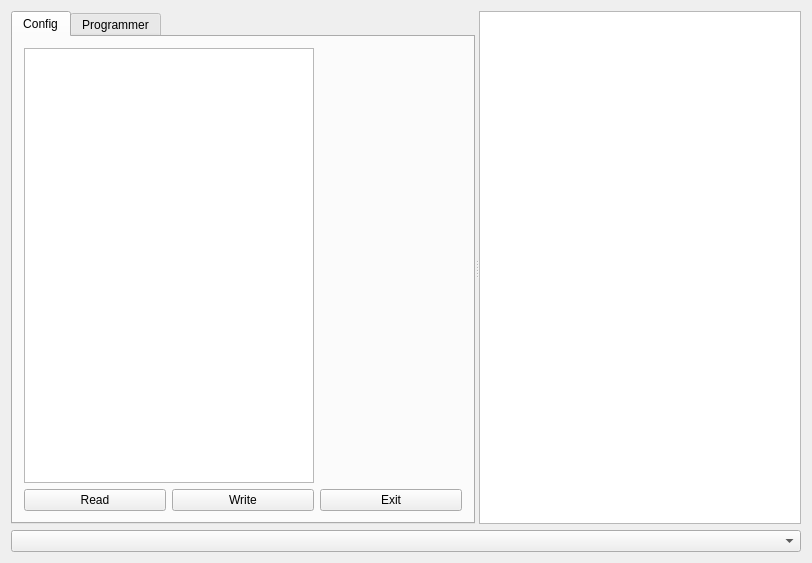
<?xml version="1.0" encoding="UTF-8"?>
<ui version="4.0">
 <class>escdude</class>
 <widget class="QWidget" name="escdude">
  <property name="geometry">
   <rect>
    <x>0</x>
    <y>0</y>
    <width>812</width>
    <height>563</height>
   </rect>
  </property>
  <property name="windowTitle">
   <string>escdude</string>
  </property>
  <layout class="QVBoxLayout" name="verticalLayout_2">
   <item>
    <widget class="QSplitter" name="splitter">
     <property name="orientation">
      <enum>Qt::Horizontal</enum>
     </property>
     <widget class="QTabWidget" name="tabWidget">
      <property name="currentIndex">
       <number>0</number>
      </property>
      <widget class="QWidget" name="tab">
       <attribute name="title">
        <string>Config</string>
       </attribute>
       <layout class="QHBoxLayout" name="horizontalLayout">
        <item>
         <layout class="QGridLayout" name="gridLayout">
          <item row="0" column="0" colspan="2">
           <widget class="QTableView" name="c_ptvTable"/>
          </item>
          <item row="1" column="0">
           <widget class="QPushButton" name="c_ppbReadConf">
            <property name="text">
             <string>Read</string>
            </property>
           </widget>
          </item>
          <item row="1" column="1">
           <widget class="QPushButton" name="c_ppbWriteConf">
            <property name="text">
             <string>Write</string>
            </property>
           </widget>
          </item>
          <item row="1" column="3">
           <widget class="QPushButton" name="c_ppbExit">
            <property name="text">
             <string>Exit</string>
            </property>
           </widget>
          </item>
         </layout>
        </item>
       </layout>
      </widget>
      <widget class="QWidget" name="tab_2">
       <attribute name="title">
        <string>Programmer</string>
       </attribute>
       <layout class="QVBoxLayout" name="verticalLayout">
        <item>
         <layout class="QGridLayout" name="gridLayout_3">
          <item row="0" column="0">
           <widget class="QLineEdit" name="c_pleFile">
            <property name="text">
             <string>/home/scrash/Arbeitsfläche/olliw/BLHeliHexFiles/TURNIGY_PLUSH_30A_MULTI_REV6_1.HEX</string>
            </property>
           </widget>
          </item>
          <item row="0" column="1">
           <widget class="QPushButton" name="c_ppbChooseFile">
            <property name="text">
             <string>...</string>
            </property>
           </widget>
          </item>
          <item row="1" column="1">
           <widget class="QPushButton" name="c_ppbUpload">
            <property name="text">
             <string>Upload</string>
            </property>
           </widget>
          </item>
          <item row="2" column="1">
           <widget class="QPushButton" name="c_ppbVerify">
            <property name="text">
             <string>Verify</string>
            </property>
           </widget>
          </item>
         </layout>
        </item>
        <item>
         <spacer name="verticalSpacer">
          <property name="orientation">
           <enum>Qt::Vertical</enum>
          </property>
          <property name="sizeHint" stdset="0">
           <size>
            <width>20</width>
            <height>357</height>
           </size>
          </property>
         </spacer>
        </item>
       </layout>
      </widget>
     </widget>
     <widget class="QTextBrowser" name="c_ptbDisplay"/>
    </widget>
   </item>
   <item>
    <widget class="QComboBox" name="c_pcbPort"/>
   </item>
  </layout>
 </widget>
 <layoutdefault spacing="6" margin="11"/>
 <resources/>
 <connections/>
</ui>
